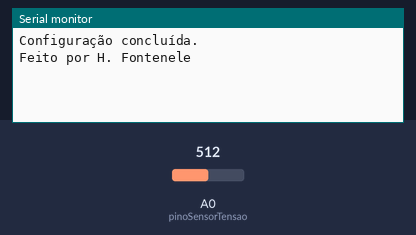
Simulated run of this sketch. Board: Arduino Uno, built with avr-gcc and run on an emulated ATmega328P. Shown: the last lines printed to the serial monitor. The test bench sets the inputs (shaded band); at power-on: A0 (pinoSensorTensao) = 512. WiFi joins after 1.5 s; servers stay silent unless stated; uploads are accepted with an empty reply.

Above: at 2.2 s.
2.3 s: A0 (pinoSensorTensao) set to 105
At 6.0 s:
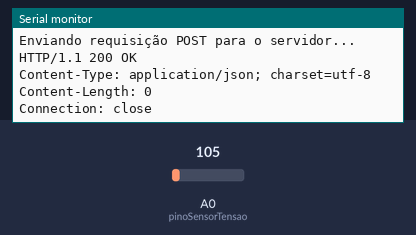
6.3 s: A0 (pinoSensorTensao) set to 95
At 12.4 s:
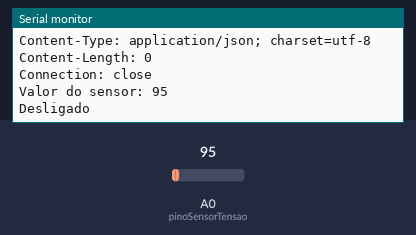

Measured:
- the behaviour switches between 100 and 99 on A0 (pinoSensorTensao) (found by bisection; images 1 and 2)
- after the input at 2.3 s, the serial monitor: prints a new line after 1.2 s (image 1)
- after the input at 6.3 s, the serial monitor: prints a new line after 1.1 s (image 2)

The sketch:

ArduinoV2.ino
```cpp
#include <SPI.h>
#include <Ethernet.h>
#include <HttpClient.h>

//Nesta versão do código eu estava fazendo uma requisicao para uma API para que entao a informação fosse gravada no banco. Porém encontrei problemas,
//pois o Shield Ethernet w5100 do arduino só consegue fazer requicisões em http, e o servidor era https. Então isso me impossibilitou de usar APIs.

char endpoint[] = "/insert";
int pinoSensorTensao = A0;

byte mac[] = { 0xA4, 0x28, 0x72, 0xCA, 0x55, 0x2F };
IPAddress ip(192, 168, 1, 110);
IPAddress server(216,24,57,253);
EthernetClient client;

bool estadoAntigo = false;
bool estadoAtual = false;

void setup() {
  pinMode(pinoSensorTensao, INPUT);
  // Adicione mensagens de depuração
  Serial.println("Configurando Ethernet...");
  Ethernet.begin(mac, ip);
  Serial.begin(9600);
  delay(1000);
  Serial.println("Configuração concluída.");
  Serial.println("Feito por H. Fontenele");
}

void loop() {
  delay(2500);
  estadoAntigo = estadoAtual;
  int valorSensor = analogRead(pinoSensorTensao);
  String json;
  Serial.println("Valor do sensor: " + String(valorSensor));

  if (valorSensor < 100) {
    Serial.println("Desligado");
    estadoAtual = false;
    json = "{\"status\":false,\"name_room\":\"1\"}";
  } else {
    Serial.println("Ligado");
    estadoAtual = true;
    json = "{\"status\":true,\"name_room\":\"1\"}";
  }

  if (estadoAntigo != estadoAtual) {
    // Faz a requisição POST
    Serial.println("Tentando se conectar ao servidor...");
    if (client.connect(server, 80)) {
      Serial.println("Conectado ao servidor com sucesso!");
      client.println("POST " + String(endpoint) + " HTTP/1.1");
      client.println("Host: " + String("https://arduinoapi-u5cp.onrender.com"));
      client.println("Content-Type: application/json");
      client.println("Connection: close");
      client.print("Content-Length: ");
      client.println(json.length());
      client.println();
      client.print(json);

      Serial.println("Mudança de estado detectada!");
      Serial.println("Enviando requisição POST para o servidor...");
      delay(1000);
      // Aguarda a resposta do servidor
      while (client.connected()) {
        if (client.available()) {
          char c = client.read();
          Serial.print(c);
        }
      }

      // Fecha a conexão
      client.stop();
    } else {
      Serial.println("Falha ao conectar ao servidor");
    }
  }else{

  }
}
```
